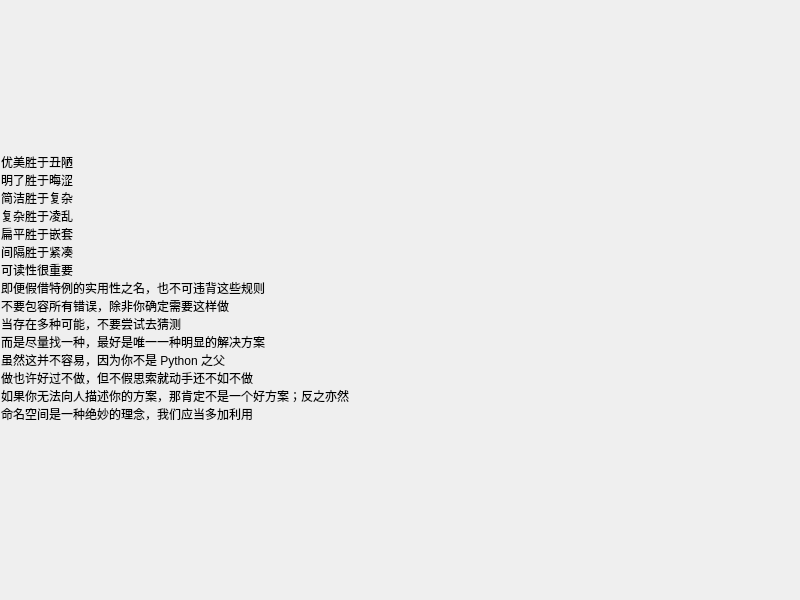
<?xml version="1.0" encoding="UTF-8"?>
<ui version="4.0">
 <class>initialWindow</class>
 <widget class="QMainWindow" name="initialWindow">
  <property name="geometry">
   <rect>
    <x>0</x>
    <y>0</y>
    <width>800</width>
    <height>600</height>
   </rect>
  </property>
  <property name="windowTitle">
   <string>初始界面</string>
  </property>
  <widget class="QWidget" name="centralwidget">
   <widget class="QLabel" name="labelInitialText">
    <property name="geometry">
     <rect>
      <x>1</x>
      <y>4</y>
      <width>791</width>
      <height>581</height>
     </rect>
    </property>
    <property name="styleSheet">
     <string notr="true">#labelInitialText{
font: 18pt &quot;宋体&quot;;

}
</string>
    </property>
    <property name="text">
     <string>优美胜于丑陋
明了胜于晦涩
简洁胜于复杂
复杂胜于凌乱
扁平胜于嵌套
间隔胜于紧凑
可读性很重要
即便假借特例的实用性之名，也不可违背这些规则
不要包容所有错误，除非你确定需要这样做
当存在多种可能，不要尝试去猜测
而是尽量找一种，最好是唯一一种明显的解决方案
虽然这并不容易，因为你不是 Python 之父
做也许好过不做，但不假思索就动手还不如不做
如果你无法向人描述你的方案，那肯定不是一个好方案；反之亦然
命名空间是一种绝妙的理念，我们应当多加利用
</string>
    </property>
   </widget>
  </widget>
 </widget>
 <resources/>
 <connections/>
</ui>
